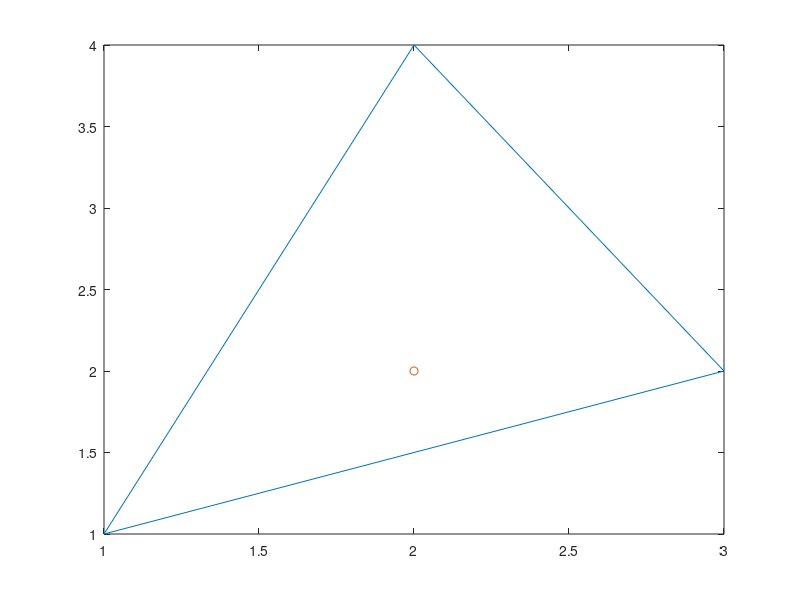

MATLAB code to generate this figure: (Note: this script raises an error after producing the figure.)
%%
p = [2,2] ;
vertices = [1,1;3,2;2,4];
vplot = [vertices;vertices(1,:)];
plot(vplot(:,1),vplot(:,2));
hold on;
plot(p(1,1),p(1,2),'o');
hold off;
[alpha,beta,gamma] = BarycentricCoordinates(p,vertices(1,:),vertices(2,:),vertices(3,:));
fprintf("alpha:%d beta:%d gamma%d\n",alpha,beta,gamma);
%define the reference triangle (TR) vertex coordinates
verticesTR=[0,0;
            1,0;
            0,1];
plot(vplot(:,1),vplot(:,2));
hold on
axis equal;
plot(p(1,1),p(1,2),'o');
%compute the corresponding point on the reference triangle
pTR= alpha*verticesTR(1,:)+beta*verticesTR(2,:)+gamma*verticesTR(3,:)
[px,py] = BarycentricToEuclidean(alpha,beta,gamma,verticesTR(1,:),verticesTR(2,:),verticesTR(3,:));
pTR = [pTR 1];
vplotTR=[verticesTR;verticesTR(1,:)]; %just to plot a closed triangle, we add the first point at the end
    plot(vplotTR(:,1),vplotTR(:,2));
    plot(pTR(1,1),pTR(1,2),'s');
    linePlot=[[p 1]; pTR]
    plot(linePlot(:,1),linePlot(:,2),'.-');
    hold off
%%
x = gallery('uniformdata',[20,1],0);
y = gallery('uniformdata',[20,1],1);
x = movingPoints(:,1);
y = movingPoints(:,2);
hold on;
plot(x,y,'ro');
mesh = calcMesh(movingPoints);
n = length(mesh);
triplot(mesh,x,y);
  
%% crossdissolve(im1,im2,t)
sLena = double(readImage('lena.tif'));
dLena = contrastEnhance(sLena,[150,255]);
im = crossdissolve(sLena,dLena,0.8);
showImage(sLena);
showImage(dLena);
showImage(im);
%%
daphna = readImage('Daphna.tiff');
Tzviki = readImage('Tzviki.tiff');
createMorphSequence(Tzviki,daphna,fixedPoints,movingPoints,4,"frames");
%%
